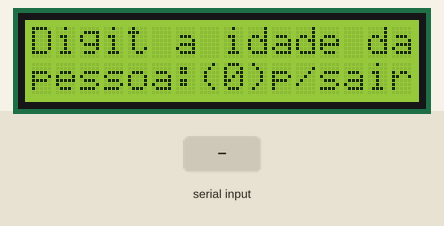
Recording of a sketch running on a simulated Arduino Uno, built with avr-gcc and run on an emulated ATmega328P. Shown: 16×2 character LCD. The test bench sets the inputs (shaded band). What the sketch prints to the serial monitor is not drawn.

Above: at 1.2 s.
1.3 s: "90,45\n" received over Serial
At 3.2 s:
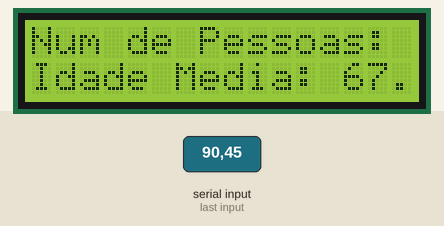
At 7.7 s:
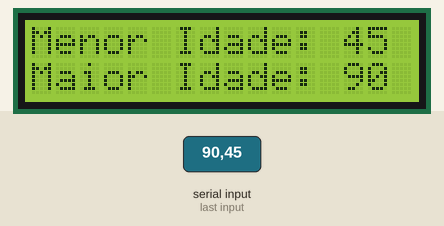
Timing chart, 0 to 9.2 s (numbered marks = the images above; inputs shaded):
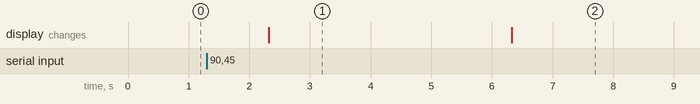

The sketch:

Ex9.ino
```cpp
#include <LiquidCrystal.h>

LiquidCrystal lcd(12, 11, 5, 4, 3, 2);

void setup(){
  lcd.begin(16, 2);
  Serial.begin(9600);
}

void loop(){
  int idade;
  int soma_idades = 0;
  int num_pessoas = 0;
  int menor_idade = 1000;
  int maior_idade = 0;

  while (true){
    lcd.setCursor(0, 0);
    lcd.print("Digit a idade da");
    lcd.setCursor(0, 1);
    lcd.print("pessoa:(0)p/sair");
    Serial.println("Digite a idade da pessoa: ");
    while(!Serial.available());
    idade = Serial.parseInt();
    if (idade == 0) {
      break;
    }
    soma_idades += idade;
    num_pessoas++;
    if (idade < menor_idade) {
      menor_idade = idade;
    }
    if (idade > maior_idade) {
      maior_idade = idade;
    }
  }
  float idade_media = (float) soma_idades / (float) num_pessoas;
  lcd.clear();
  lcd.print("Num de Pessoas: ");
  lcd.print(num_pessoas);
  lcd.setCursor(0, 1);
  lcd.print("Idade Media: ");
  lcd.print(idade_media);
  Serial.println("Numero de Pessoas: ");
  Serial.println(num_pessoas);
  Serial.println("idade media: ");
  Serial.println(idade_media);

  delay(4000);

  lcd.clear();
  lcd.print("Menor Idade: ");
  lcd.print(menor_idade);
  lcd.setCursor(0, 1);
  lcd.print("Maior Idade: ");
  lcd.print(maior_idade);
  Serial.println("idade da pessoa mais velha: ");
  Serial.println(maior_idade);
  Serial.println("idade da pessoa mais nova: ");
  Serial.println(menor_idade);

  delay(4500);
}
```

Measured:
- after the input at 1.3 s, the display: changes after 1.0 s (image 1)
- what the display in image 1 shows lasts 4.0 s, from 2.3 s to 6.3 s
